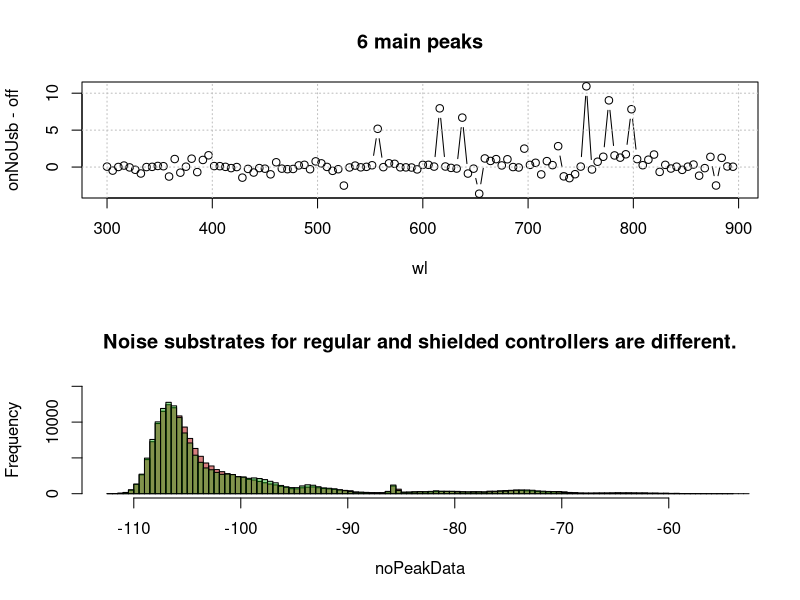
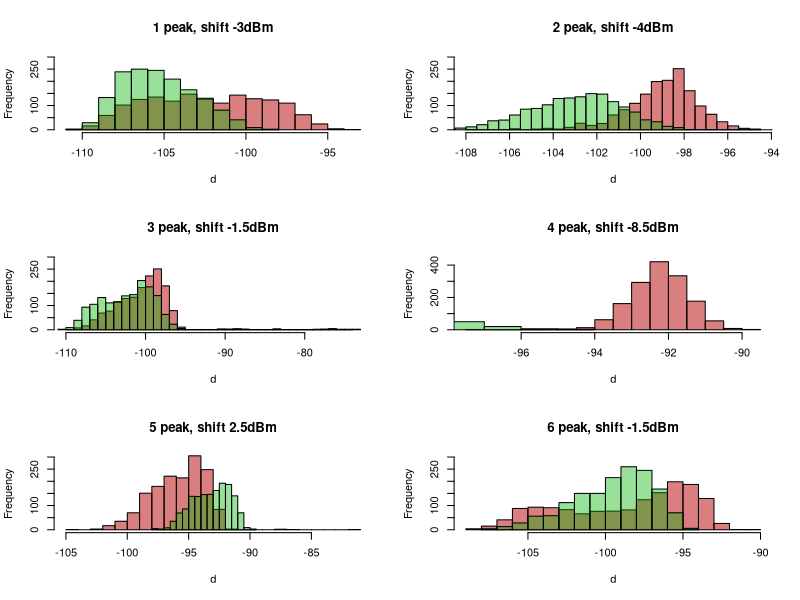

Write the R code that produced these figures, in order.
setwd( "~/projects/lcu03.git/controller-em-tests/em-data" )

doff <- read.csv( './off3m.csv', header=F, sep="\t", dec=".", skip=5 )
specSz <- length( doff[1,] )
sampleSz <- length( doff[,1] )
wl <- t( doff[1, 5:specSz] )[, 1]
off <- apply( doff[3:sampleSz, 5:specSz], 2, mean )
sdOff <- apply( doff[3:sampleSz, 5:specSz], 2, sd )

dOnNoUsb <- read.csv( './on3m-init-no-usb.csv', header=F, sep="\t", dec=".", skip=5 )
sampleSz <- length( dOnNoUsb[,1] )
onNoUsb <- apply( dOnNoUsb[3:sampleSz, 5:specSz], 2, mean )

dShieldedOnNoUsb <- read.csv( './shielded-on3m-init-no-usb.csv', header=F, sep="\t", dec=".", skip=5 )
sampleSz <- length( dShieldedOnNoUsb[,1] )
shieldedOnNoUsb <- apply( dShieldedOnNoUsb[3:sampleSz, 5:specSz], 2, mean )


par(mfrow=c(2, 1))

plot( x=wl, y=onNoUsb-off, type="b", col="black", main="6 main peaks" )
grid( col="grey", lty="dotted" )
inds = which( onNoUsb-off > 3 )
noInds = which(abs(onNoUsb-off) <= 3)

statOnNoUsb = dOnNoUsb[3:sampleSz, 5:specSz]
statShieldedOnNoUsb = dShieldedOnNoUsb[3:sampleSz, 5:specSz]

# Analyze substrate (all places where no peaks are confidently detected).
noPeakData = unlist( statOnNoUsb[,noInds] )
shieldedNoPeakData = unlist( statShieldedOnNoUsb[,noInds] )
hist( x=noPeakData, breaks=100, col=rgb(0.7, 0, 0, 0.5), ylim=c(0, 15000), main="Noise substrates for regular and shielded controllers are different." )
hist( x=shieldedNoPeakData, breaks=100, col=rgb(0, 0.7, 0, 0.4), add=T )
mean(noPeakData)
mean(shieldedNoPeakData)
# Shielded noise area is a little bit higher. So it might affect peaks.
#wilcox.test( noPeakData, shieldedNoPeakData, paired=F, conf.int=T )
t.test( noPeakData, shieldedNoPeakData, paired=F, var.equal=F )
# Statistical tests say that mean value is different.
# p-value=2.006e-5. Null hypothesis is rejected. Mean difference is true.


par(mfrow=c(3, 2))
# Examine first peak.
d = statOnNoUsb[,inds[1]]
ds = statShieldedOnNoUsb[,inds[1]]
#qqnorm( d )
hist( x=d, col=rgb(0.7, 0, 0, 0.5), ylim=c(0, 300), main="1 peak, shift -3dBm" )
hist( x=ds, col=rgb(0, 0.7, 0, 0.4), add=T )
mean( d )
mean( ds )
sd( d )
sd( ds )
wilcox.test( d, ds, paired=F, conf.int=T )



# Examine second peak.
d = statOnNoUsb[,inds[2]]
ds = statShieldedOnNoUsb[,inds[2]]
#qqnorm( d )
hist( x=d, breaks=20, col=rgb(0.7, 0, 0, 0.5), ylim=c(0, 300) , main="2 peak, shift -4dBm" )
hist( x=ds, breaks=50, col=rgb(0, 0.7, 0, 0.4), add=T )
mean( d )
mean( ds )
sd( d )
sd( ds )
wilcox.test( d, ds, paired=F, conf.int=T )


# Examine 3-d peak.
d = statOnNoUsb[,inds[3]]
ds = statShieldedOnNoUsb[,inds[3]]
#qqnorm( d )
hist( x=d, breaks=40, col=rgb(0.7, 0, 0, 0.5), ylim=c(0, 300) , main="3 peak, shift -1.5dBm" )
hist( x=ds, breaks=40, col=rgb(0, 0.7, 0, 0.4), add=T )
mean( d )
mean( ds )
sd( d )
sd( ds )
wilcox.test( d, ds, paired=F, conf.int=T )

# Examine 4-th peak.
d = statOnNoUsb[,inds[4]]
ds = statShieldedOnNoUsb[,inds[4]]
#qqnorm( d )
hist( x=d, breaks=20, col=rgb(0.7, 0, 0, 0.5), ylim=c(0, 450), main="4 peak, shift -8.5dBm" )
hist( x=ds, breaks=10, col=rgb(0, 0.7, 0, 0.4), add=T )
mean( d )
mean( ds )
sd( d )
sd( ds )
wilcox.test( d, ds, paired=F, conf.int=T )


# Examine 5-th peak.
d = statOnNoUsb[,inds[5]]
ds = statShieldedOnNoUsb[,inds[5]]
#qqnorm( d )
hist( x=d, breaks=20, col=rgb(0.7, 0, 0, 0.5), ylim=c(0, 300), main="5 peak, shift 2.5dBm" )
hist( x=ds, breaks=15,  col=rgb(0, 0.7, 0, 0.4), add=T )
mean( d )
mean( ds )
sd( d )
sd( ds )
wilcox.test( d, ds, paired=F, conf.int=T )



# Examine 6-th peak.
d = statOnNoUsb[,inds[6]]
ds = statShieldedOnNoUsb[,inds[6]]
#qqnorm( d )
hist( x=d, breaks=20, col=rgb(0.7, 0, 0, 0.5), ylim=c(0, 300), main="6 peak, shift -1.5dBm" )
hist( x=ds, col=rgb(0, 0.7, 0, 0.4), add=T )
mean( d )
mean( ds )
sd( d )
sd( ds )
wilcox.test( d, ds, paired=F, conf.int=T )



